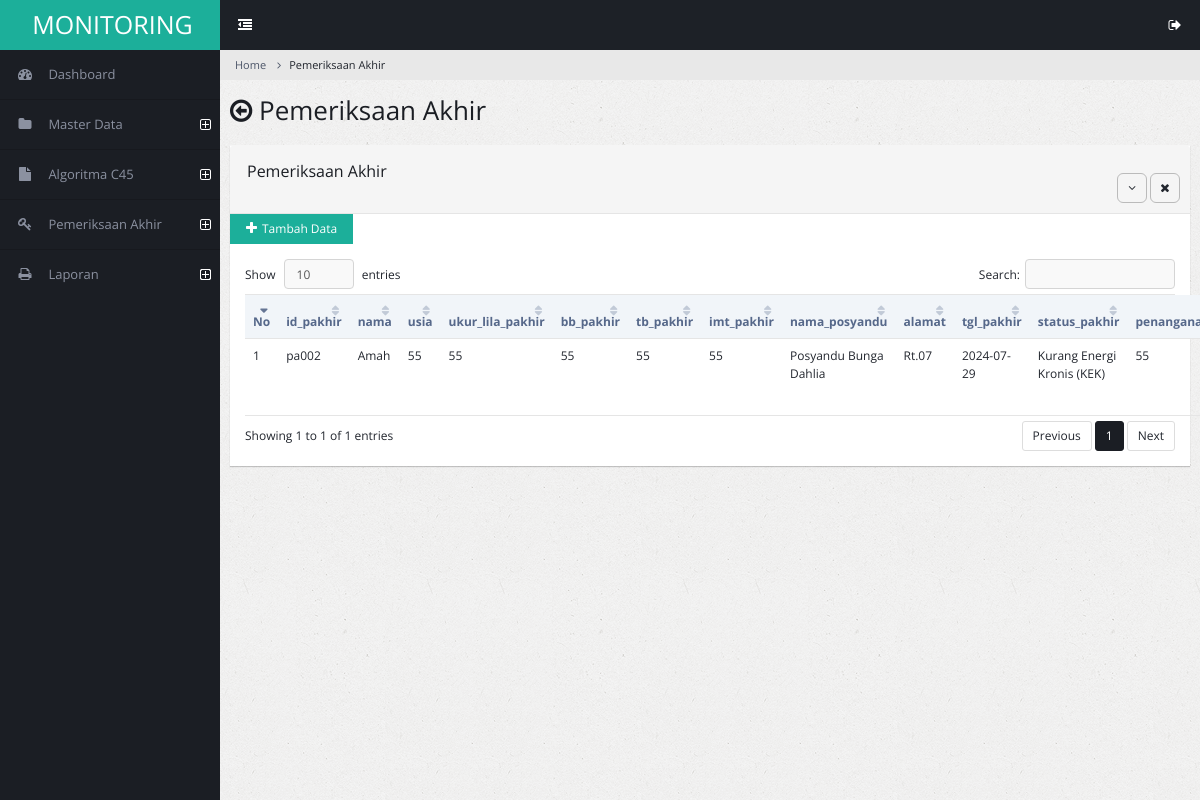
The page /admin/pemeriksaan_akhir.php (signed in) on the database its author committed.
### tables this page shows
CREATE TABLE `pemeriksaan_akhir` (
  `id_pemeriksaan_akhir` varchar(100) NOT NULL,
  `id_ih` varchar(100) NOT NULL,
  `usia_pemeriksaan_akhir` varchar(100) NOT NULL,
  `ukur_lila_pemeriksaan_akhir` varchar(100) NOT NULL,
  `bb_pemeriksaan_akhir` varchar(100) NOT NULL,
  `tb_pemeriksaan_akhir` varchar(100) NOT NULL,
  `imt_pemeriksaan_akhir` varchar(100) NOT NULL,
  `id_posyandu` varchar(100) NOT NULL,
  `alamat` varchar(100) NOT NULL,
  `tgl_pemeriksaan_akhir` varchar(100) NOT NULL,
  `status_pemeriksaan_akhir` varchar(100) NOT NULL,
  `penanganan_pemeriksaan_akhir` varchar(100) NOT NULL
);

CREATE TABLE `ibuhamil` (
  `id_ih` varchar(100) NOT NULL,
  `nama_ih` varchar(100) NOT NULL,
  `usia_ih` varchar(100) NOT NULL,
  `ukur_lila` varchar(100) NOT NULL,
  `bb` varchar(100) NOT NULL,
  `tb` varchar(100) NOT NULL,
  `id_posyandu` varchar(100) NOT NULL,
  `alamat` varchar(100) NOT NULL,
  `tgl` varchar(100) NOT NULL
);

CREATE TABLE `posyandu` (
  `id_posyandu` varchar(100) NOT NULL,
  `nama_posyandu` varchar(100) NOT NULL,
  `alamat` varchar(100) NOT NULL
);

### admin/pemeriksaan_akhir.php (the view, shortened to what this page needs)
<?php
require_once("../koneksi.php");
?>
<!DOCTYPE html>
<html lang="en">
<head>
        <link rel="stylesheet" type="text/css" id="theme" href="css/theme-default.css"/>
    </head>
    <body>
        <div class="page-container">
            <div class="page-sidebar">
                <?php include 'menu.php'; ?>
            </div>
            <div class="page-content">
                <ul class="x-navigation x-navigation-horizontal x-navigation-panel">
                    <li class="xn-icon-button">
                        <a href="#" class="x-navigation-minimize"><span class="fa fa-dedent"></span></a>
                    </li>
                    <li class="xn-icon-button pull-right">
                        <a href="#" class="mb-control" data-box="#mb-signout"><span class="fa fa-sign-out"></span></a>
                    </li>
                </ul>
                <ul class="breadcrumb">
                    <li><a href="#">Home</a></li>
                    <li class="active">Pemeriksaan Akhir</a></li>
                </ul>
                <div class="page-title">
                    <h2><span class="fa fa-arrow-circle-o-left"></span> Pemeriksaan Akhir</h2>
                </div>
                <div class="page-content-wrap">
                    <div class="row">
                        <div class="col-md-12">
                            <div class="panel panel-default">
                                <div class="panel-heading">
                                    <h3 class="panel-title">Pemeriksaan Akhir</h3><br>
                                    <ul class="panel-controls">
                                        <li><a href="#" class="panel-collapse"><span class="fa fa-angle-down"></span></a></li>
                                        <li><a href="#" class="panel-remove"><span class="fa fa-times"></span></a></li>
                                    </ul>
                                </div>
                                <a href="pemeriksaan_akhir-add.php"><button class="btn btn-info"><i class="fa fa-plus"></i>Tambah Data</button> </a>
                                <div class="panel-body">
                                    <table class="table datatable">
                                        <thead>
                                            <tr>
                                                <th width="70">No</th>
                                                <th>id_pakhir</th>
                                                <th>nama</th>
                                                <th>usia</th>
                                                <th>ukur_lila_pakhir</th>
                                                <th>bb_pakhir</th>
                                                <th>tb_pakhir</th>
                                                <th>imt_pakhir</th>
                                                <th>nama_posyandu</th>
                                                <th>alamat</th>
                                                <th>tgl_pakhir</th>
                                                <th>status_pakhir</th>
                                                <th>penanganan_pakhir</th>
                                            </tr>
                                        </thead>
<?php
                        $querymatakuliah = mysqli_query ($konek, "SELECT * FROM pemeriksaan_akhir
                                                        INNER JOIN ibuhamil ON ibuhamil.id_ih = pemeriksaan_akhir.id_ih
                                                        INNER JOIN posyandu ON posyandu.id_posyandu = pemeriksaan_akhir.id_posyandu");
                        $no = 0;
                        while($matakuliah = mysqli_fetch_array($querymatakuliah)){
                            $no++;
                            echo "
                                <tr>
                                    <td>$no</td>
                                    <td>$matakuliah[id_pemeriksaan_akhir]</td>
                                    <td>$matakuliah[nama_ih]</td>
                                    <td>$matakuliah[usia_pemeriksaan_akhir]</td>
                                    <td>$matakuliah[ukur_lila_pemeriksaan_akhir]</td>
                                    <td>$matakuliah[bb_pemeriksaan_akhir]</td>
                                    <td>$matakuliah[tb_pemeriksaan_akhir]</td>
                                    <td>$matakuliah[imt_pemeriksaan_akhir]</td>
                                    <td>$matakuliah[nama_posyandu]</td>
                                    <td>$matakuliah[alamat]</td>
                                    <td>$matakuliah[tgl_pemeriksaan_akhir]</td>
                                    <td>$matakuliah[status_pemeriksaan_akhir]</td>
                                    <td>$matakuliah[penanganan_pemeriksaan_akhir]</td>
                                    <td>
                                    <a href='pemeriksaan_akhir-edit.php?id_pemeriksaan_akhir=$matakuliah[id_pemeriksaan_akhir]' id_pemeriksaan_akhir='$matakuliah[id_pemeriksaan_akhir]'><button class='btn btn-default'><i class='fa fa-pencil'></i></button></a>
                                    <a href='pemeriksaan_akhir-delete.php?id_pemeriksaan_akhir=$matakuliah[id_pemeriksaan_akhir]'<button class='btn btn-warning'><i class='fa fa-trash-o'></i></button></a>
                                    </td>
                                </tr>
                                ";
                        }
                    ?>
                                    </table>
                                </div>
                            </div>
                        </div>
                    </div>
                </div>
            </div>
        </div>
    </body>
</html>

### rows shown on the page
pemeriksaan_akhir: id_pemeriksaan_akhir "pa002", id_ih.nama_ih "Amah", usia_pemeriksaan_akhir "55", ukur_lila_pemeriksaan_akhir "55", bb_pemeriksaan_akhir "55", tb_pemeriksaan_akhir "55", imt_pemeriksaan_akhir "55", id_posyandu.nama_posyandu "Posyandu Bunga Dahlia", id_posyandu.alamat "Rt.07", tgl_pemeriksaan_akhir "2024-07-29", status_pemeriksaan_akhir "Kurang Energi Kronis (KEK)", penanganan_pemeriksaan_akhir "55"
